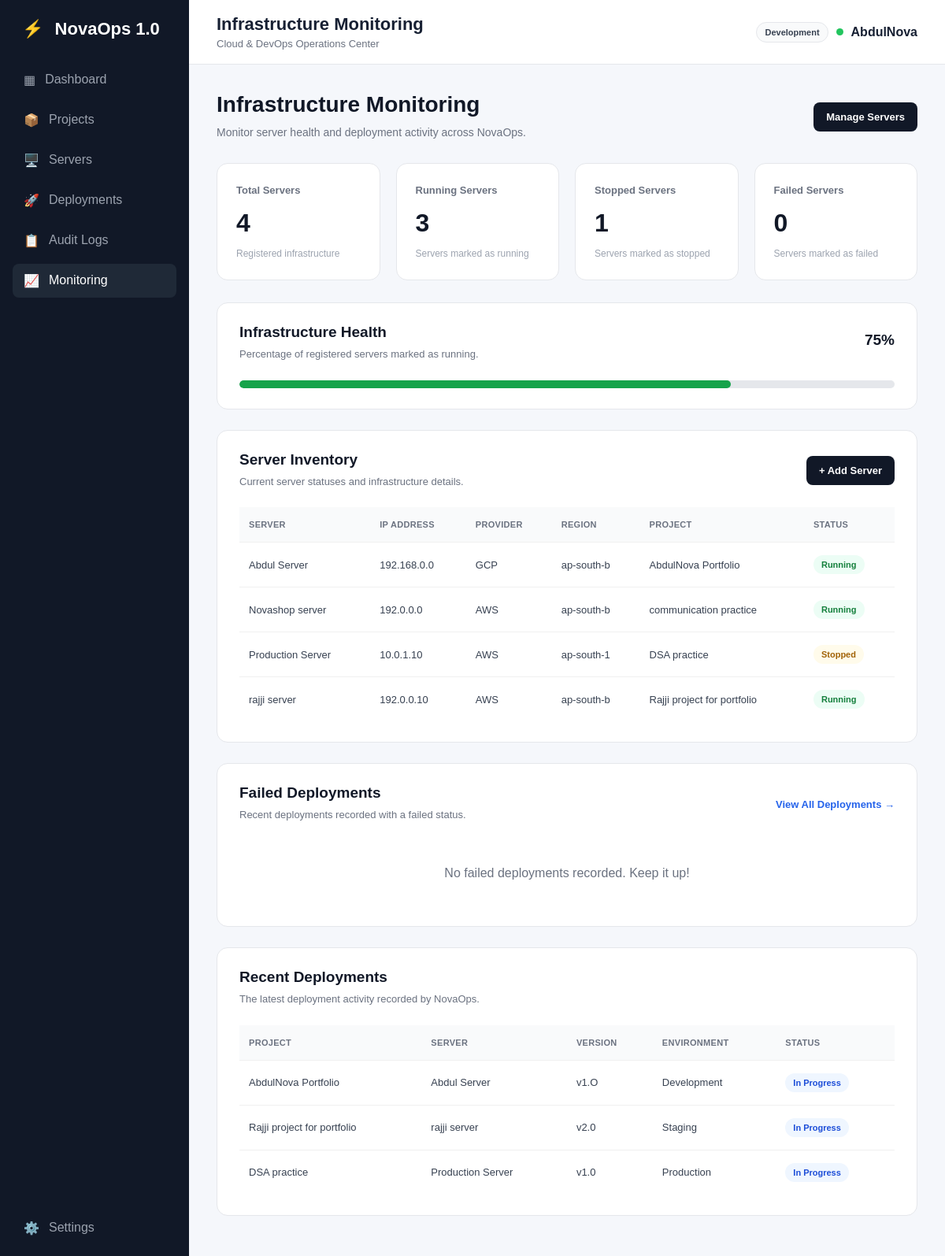
Screenshot of /monitoring with the database file from the repository.
### app.py (models this page shows)
class AppSetting(db.Model):
    id = db.Column(db.Integer, primary_key=True)
    key = db.Column(db.String(100), unique=True, nullable=False)
    value = db.Column(db.String(255), nullable=False)

class Server(db.Model):
    id = db.Column(
        db.Integer,
        primary_key=True
    )
    name = db.Column(
        db.String(100),
        nullable=False
    )
    ip_address = db.Column(
        db.String(50),
        nullable=False
    )
    provider = db.Column(
        db.String(50),
        nullable=False
    )
    region = db.Column(
        db.String(50),
        nullable=False
    )
    status = db.Column(
        db.String(50),
        nullable=False
    )
    project_id = db.Column(
        db.Integer,
        db.ForeignKey("project.id"),
        nullable=True
    )

class Project(db.Model):
    id = db.Column(
        db.Integer,
        primary_key=True
    )
    name = db.Column(
        db.String(100),
        nullable=False
    )
    description = db.Column(
        db.Text,
        nullable=False
    )
    status = db.Column(
        db.String(50),
        nullable=False
    )
    servers = db.relationship(
        "Server",
        backref="project",
        lazy=True
    )

class Deployment(db.Model):
    id = db.Column(
        db.Integer,
        primary_key=True
    )
    project_id = db.Column(
        db.Integer,
        db.ForeignKey("project.id"),
        nullable=False
    )
    server_id = db.Column(
        db.Integer,
        db.ForeignKey("server.id"),
        nullable=False
    )
    environment = db.Column(
        db.String(50),
        nullable=False
    )
    version = db.Column(
        db.String(50),
        nullable=False
    )
    status = db.Column(
        db.String(50),
        nullable=False
    )
    deployed_at = db.Column(
        db.DateTime,
        default=india_now,
        nullable=False
    )
    project = db.relationship(
        "Project",
        backref="deployments"
    )
    server = db.relationship(
        "Server",
        backref="deployments"
    )

### app.py (the view, shortened to what this page needs)
@app.route("/monitoring")
def monitoring():
    servers = Server.query.order_by(Server.name.asc()).all()
    total_servers = Server.query.count()
    running_servers = Server.query.filter_by(status="Running").count()
    stopped_servers = Server.query.filter_by(status="Stopped").count()
    failed_servers = Server.query.filter_by(status="Failed").count()
    health = (
        round((running_servers / total_servers) * 100)
        if total_servers > 0 else 0
    )
    failed_deployments = (
        Deployment.query
        .filter_by(status="Failed")
        .order_by(Deployment.deployed_at.desc())
        .limit(10)
        .all()
    )
    recent_deployments = (
        Deployment.query
        .order_by(Deployment.deployed_at.desc())
        .limit(8)
        .all()
    )
    return render_template(
        "monitoring.html",
        servers=servers,
        total_servers=total_servers,
        running_servers=running_servers,
        stopped_servers=stopped_servers,
        failed_servers=failed_servers,
        health=health,
        failed_deployments=failed_deployments,
        recent_deployments=recent_deployments
    )

### templates/monitoring.html (shortened to what this page needs)
{% extends "base.html" %}
{% block page_title %}Infrastructure Monitoring{% endblock %}
{% block content %}
<div class="page-header">
    <div>
        <h1>Infrastructure Monitoring</h1>
        <p>Monitor server health and deployment activity across NovaOps.</p>
    </div>
    <a href="{{ url_for('servers') }}" class="btn-primary">
        Manage Servers
    </a>
</div>
<div class="monitoring-grid">
    <div class="monitoring-card">
        <span class="monitoring-label">Total Servers</span>
        <h2>{{ total_servers }}</h2>
        <p>Registered infrastructure</p>
    </div>
    <div class="monitoring-card">
        <span class="monitoring-label">Running Servers</span>
        <h2>{{ running_servers }}</h2>
        <p>Servers marked as running</p>
    </div>
    <div class="monitoring-card">
        <span class="monitoring-label">Stopped Servers</span>
        <h2>{{ stopped_servers }}</h2>
        <p>Servers marked as stopped</p>
    </div>
    <div class="monitoring-card">
        <span class="monitoring-label">Failed Servers</span>
        <h2>{{ failed_servers }}</h2>
        <p>Servers marked as failed</p>
    </div>
</div>
<section class="monitoring-section">
    <div class="section-heading">
        <div>
            <h2>Infrastructure Health</h2>
            <p>Percentage of registered servers marked as running.</p>
        </div>
        <h2>{{ health }}%</h2>
    </div>
    <div class="health-track">
        <div class="health-fill" style="width: {{ health }}%;"></div>
    </div>
</section>
<section class="monitoring-section">
    <div class="section-heading">
        <div>
            <h2>Server Inventory</h2>
            <p>Current server statuses and infrastructure details.</p>
        </div>
        <a href="{{ url_for('new_server') }}" class="btn-primary">
            + Add Server
        </a>
    </div>
    <div class="table-wrapper">
        <table class="monitoring-table">
            <thead>
                <tr>
                    <th>Server</th>
                    <th>IP Address</th>
                    <th>Provider</th>
                    <th>Region</th>
                    <th>Project</th>
                    <th>Status</th>
                </tr>
            </thead>
            <tbody>
                {% for server in servers %}
                <tr>
                    <td>{{ server.name }}</td>
                    <td>{{ server.ip_address }}</td>
                    <td>{{ server.provider }}</td>
                    <td>{{ server.region }}</td>
                    <td>
                        {% if server.project %}
                        {{ server.project.name }}
                        {% else %}
                        Unassigned
                        {% endif %}
                    </td>
                    <td>
                        <span class="monitoring-status status-{{ server.status|lower }}">
                            {{ server.status }}
                        </span>
                    </td>
                </tr>
                {% endfor %}
            </tbody>
        </table>
    </div>
</section>
<section class="monitoring-section">
    <div class="section-heading">
        <div>
            <h2>Failed Deployments</h2>
            <p>Recent deployments recorded with a failed status.</p>
        </div>
        <a href="{{ url_for('deployments') }}" class="text-link">
            View All Deployments →
        </a>
    </div>
    {% for deployment in failed_deployments %}
    <div class="monitoring-alert">
        <div>
            <strong>{{ deployment.project.name }}</strong>
            <p>
                Version {{ deployment.version }}
                · {{ deployment.environment }}
            </p>
        </div>
        <span class="monitoring-status status-failed">
            Failed
        </span>
    </div>
    {% else %}
    <div class="monitoring-empty">
        No failed deployments recorded. Keep it up!
    </div>
    {% endfor %}
</section>
<section class="monitoring-section">
    <div class="section-heading">
        <div>
            <h2>Recent Deployments</h2>
            <p>The latest deployment activity recorded by NovaOps.</p>
        </div>
    </div>
    <div class="table-wrapper">
        <table class="monitoring-table">
            <thead>
                <tr>
                    <th>Project</th>
                    <th>Server</th>
                    <th>Version</th>
                    <th>Environment</th>
                    <th>Status</th>
                </tr>
            </thead>
            <tbody>
                {% for deployment in recent_deployments %}
                <tr>
                    <td>{{ deployment.project.name }}</td>
                    <td>{{ deployment.server.name }}</td>
                    <td>{{ deployment.version }}</td>
                    <td>{{ deployment.environment }}</td>
                    <td>
                        <span class="monitoring-status status-{{ deployment.status|lower|replace(' ', '-') }}">
                            {{ deployment.status }}
                        </span>
                    </td>
                </tr>
                {% else %}
                <tr>
                    <td colspan="5" class="monitoring-empty">
                        No deployments recorded yet.
                    </td>
                </tr>
                {% endfor %}
            </tbody>
        </table>
    </div>
</section>
{% endblock %}

### templates/base.html (shortened to what this page needs)
<!DOCTYPE html>
<html lang="en">
<head>
    <link rel="stylesheet" href="{{ url_for('static', filename='css/style.css') }}">
</head>
<body>
    <div class="app">
        <aside class="sidebar">
            <div class="logo">
                <span>⚡</span>
                {{ app_name }}
            </div>
            <nav class="navigation">
                <a href="{{ url_for('dashboard') }}"
                    class="nav-item {% if request.endpoint == 'dashboard' %}active{% endif %}">
                    <span class="nav-icon">▦</span>
                    <span>Dashboard</span>
                </a>
                <a href="{{ url_for('projects') }}"
                    class="nav-item {% if request.endpoint in ['projects', 'new_project', 'edit_project', 'project_detail'] %}active{% endif %}">
                    <span class="nav-icon">📦</span>
                    <span>Projects</span>
                </a>
                <a href="{{ url_for('servers') }}"
                    class="nav-item {% if request.endpoint in ['servers', 'new_server', 'edit_server'] %}active{% endif %}">
                    <span class="nav-icon">🖥️</span>
                    <span>Servers</span>
                </a>
                <a href="{{ url_for('deployments') }}"
                    class="nav-item {% if request.endpoint in ['deployments', 'new_deployment', 'edit_deployment'] %}active{% endif %}">
                    <span class="nav-icon">🚀</span>
                    <span>Deployments</span>
                </a>
                <a href="{{ url_for('audit_logs') }}"
                    class="nav-item {% if request.endpoint == 'audit_logs' %}active{% endif %}">
                    <span class="nav-icon">📋</span>
                    <span>Audit Logs</span>
                </a>
                <a href="{{ url_for('monitoring') }}"
                    class="nav-item {% if request.endpoint == 'monitoring' %}active{% endif %}">
                    <span class="nav-icon">📈</span>
                    <span>Monitoring</span>
                </a>
            </nav>
            <div class="sidebar-bottom">
                <a href="{{ url_for('settings') }}"
                    class="nav-item {% if request.endpoint == 'settings' %}active{% endif %}">
                    <span class="nav-icon">⚙️</span>
                    <span>Settings</span>
                </a>
            </div>
        </aside>
        <main class="main">
            <header class="navbar">
                <div>
                    <h2>
                        {% block page_title %}{% endblock %}
                    </h2>
                    <p>Cloud &amp; DevOps Operations Center</p>
                </div>
                <div class="user-section">
                    <span class="environment-badge">
                        {{ environment_label }}
                    </span>
                    <div class="status-dot"></div>
                    <span>AbdulNova</span>
                </div>
            </header>
            <section class="content">
                {% block content %}
                {% endblock %}
            </section>
        </main>
    </div>
</body>
</html>

### rows the page displays
AppSetting: value "NovaOps 1.0"
AppSetting: value "Development"
Server: name "Abdul Server", ip_address "192.168.0.0", provider "GCP", region "ap-south-b", project.name "AbdulNova Portfolio", status "Running"
Server: name "Novashop server", ip_address "192.0.0.0", provider "AWS", region "ap-south-b", project.name "communication practice", status "Running"
Server: name "Production Server", ip_address "10.0.1.10", provider "AWS", region "ap-south-1", project.name "DSA practice", status "Stopped"
Server: name "rajji server", ip_address "192.0.0.10", provider "AWS", region "ap-south-b", project.name "Rajji project for portfolio", status "Running"
Deployment: project.name "AbdulNova Portfolio", server.name "Abdul Server", version "v1.O", environment "Development", status "In Progress"
Deployment: project.name "Rajji project for portfolio", server.name "rajji server", version "v2.0", environment "Staging", status "In Progress"
Deployment: project.name "DSA practice", server.name "Production Server", version "v1.0", environment "Production", status "In Progress"

### other values shown
{{ total_servers }} "4"
{{ running_servers }} "3"
{{ stopped_servers }} "1"
{{ failed_servers }} "0"
{{ health }} "75"
